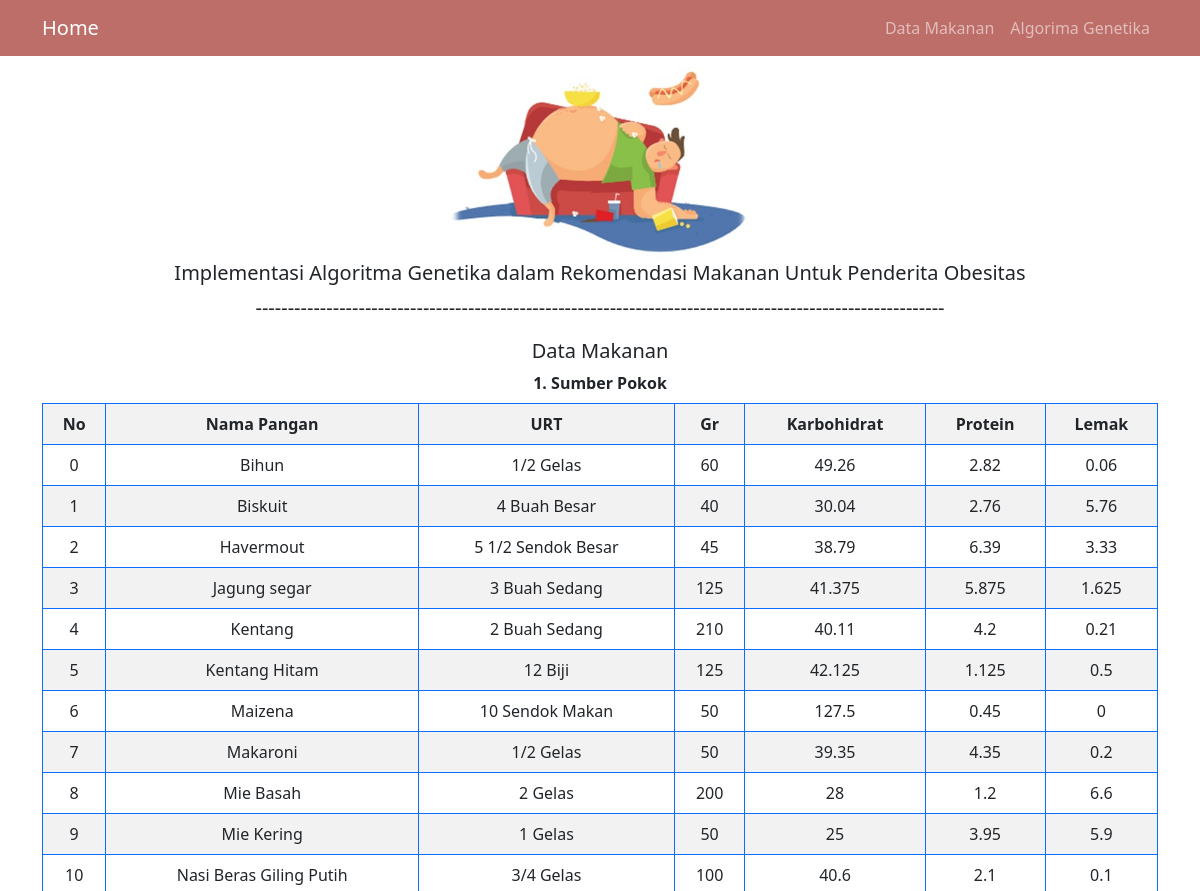
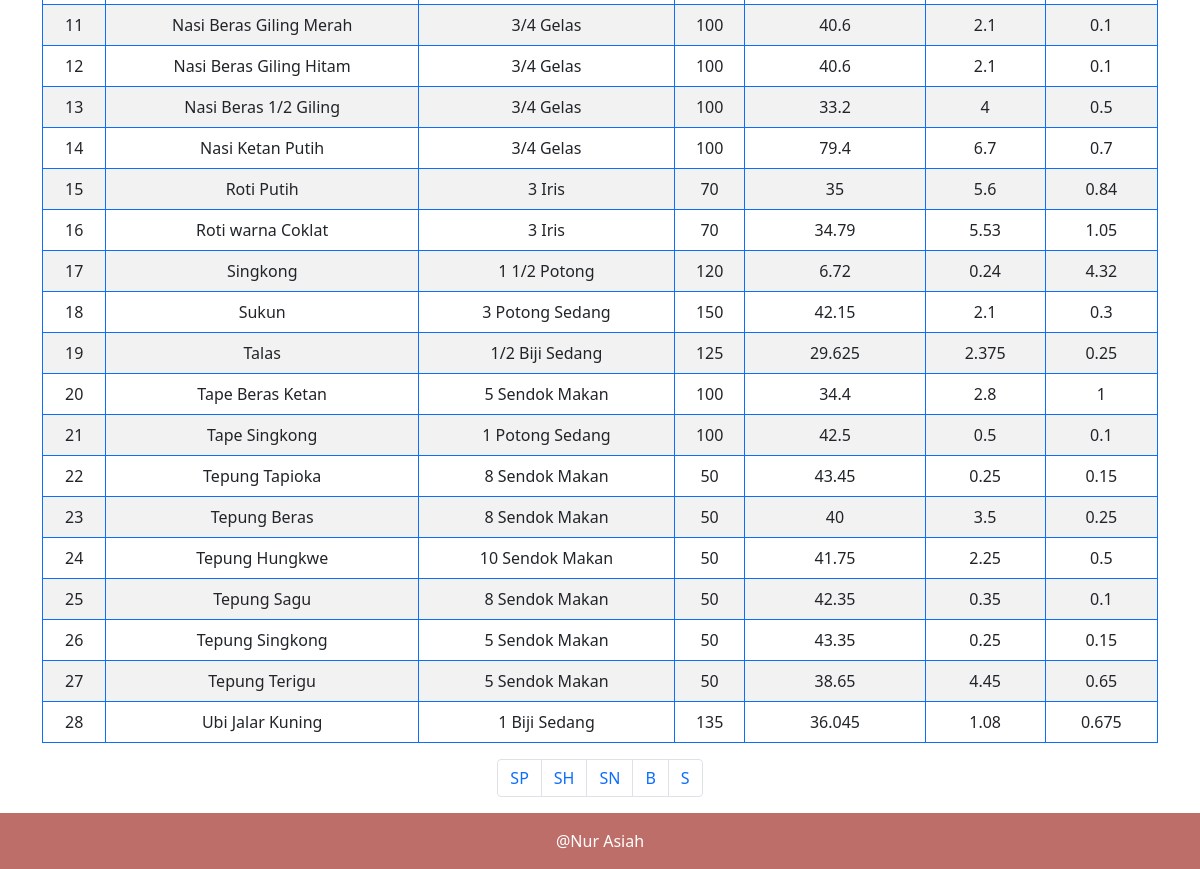
The page /DataMakanan.php on the database its author committed (2 pictures, top to bottom).
### tables this page shows
CREATE TABLE `sumberpokok` (
  `Index` int(100) NOT NULL,
  `Nama_Pangan` varchar(255) NOT NULL,
  `URT` tinytext NOT NULL,
  `Gr` int(100) NOT NULL,
  `Karbohidrat` float NOT NULL,
  `Protein` float NOT NULL,
  `Lemak` float NOT NULL
);

### DataMakanan.php (the view, shortened to what this page needs)
<!DOCTYPE html>
<html lang="en">
  <head>
    <link href="https://cdn.jsdelivr.net/npm/bootstrap@5.1.3/dist/css/bootstrap.min.css" rel="stylesheet" />
  </head>
  <body>
    <nav class="navbar navbar-expand-lg navbar-dark" style="background-color: rgba(158, 42, 34, 0.678)">
        <div class="container">
          <a class="navbar-brand" href="index.php">Home</a>
          <ul class="navbar-nav ms-auto">
            <li class="nav-item">
              <a class="nav-link" href="DataMakanan.php">Data Makanan</a>
            </li>
            <li class="nav-item">
              <a class="nav-link" href="Algoritma Genetika.php">Algorima Genetika</a>
            </li>
          </ul>
        </div>
      </nav>
    <section class="jumbotron text-center">
      <img src="img/IMG-20211129-WA0062.jpg" alt="asiah" width="300" />
      <h1 class="fs-5">Implementasi Algoritma Genetika dalam Rekomendasi Makanan Untuk Penderita Obesitas</h1>
      <p class="lead">-----------------------------------------------------------------------------------------------------------</p>
    </section>
    <div class="container">
            <div class="text-center mb-3">
    <h5>Data Makanan</h5>
     <table class ="table-bordered border-primary  table table-striped">
     <div class="text-center mb-2">
    <h7 class="fw-bold">1. Sumber Pokok</h7>
          <th><center>No</center></th>
          <th><center>Nama Pangan</center></th>
          <th><center>URT</center></center></th>
          <th><center>Gr</center></th>
          <th><center>Karbohidrat</center></th>
          <th><center>Protein</center></th>
          <th><center>Lemak</center></th>
    <?php
$no=0;
$ambildata = mysqli_query($koneksi, "select * from sumberpokok");
while ($tampildata = mysqli_fetch_array($ambildata)){
    echo "
    <tr>
        <td><center>$no</center></td>
        <td><center>$tampildata[Nama_Pangan]</center></td>
        <td><center>$tampildata[URT]</center></td>
        <td><center>$tampildata[Gr]</center></td>
        <td><center>$tampildata[Karbohidrat]</center></td>
        <td><center>$tampildata[Protein]</center></td>
        <td><center>$tampildata[Lemak]</center></td>
    </tr>";
$no++;
}
?>
 </table>
  </div>
    </div>
 <nav aria-label="Page navigation example">
  <ul class="pagination justify-content-center">
    <li class="page-item"><a class="page-link" href="DataMakanan.php">SP</a></li>
    <li class="page-item"><a class="page-link" href="sumberhewani.php">SH</a></li>
    <li class="page-item"><a class="page-link" href="sumbernabati.php">SN</a></li>
    <li class="page-item"><a class="page-link" href="buah.php">B</a></li>
    <li class="page-item"><a class="page-link" href="sayur.php">S</a></li>
  </ul>
</nav>
    <footer class="text-white" style="background-color: rgba(158, 42, 34, 0.678)">
      <div class="p-3">
        <div class="text-center">
          <h7>@Nur Asiah</h7>
        </div>
      </div>
    </footer>
 </body>
</html>

### rows shown on the page
sumberpokok: Nama_Pangan "Bihun", URT "1/2 Gelas", Gr "60", Karbohidrat "49.26", Protein "2.82", Lemak "0.06"
sumberpokok: Nama_Pangan "Biskuit", URT "4 Buah Besar", Gr "40", Karbohidrat "30.04", Protein "2.76", Lemak "5.76"
sumberpokok: Nama_Pangan "Havermout", URT "5 1/2 Sendok Besar", Gr "45", Karbohidrat "38.79", Protein "6.39", Lemak "3.33"
sumberpokok: Nama_Pangan "Jagung segar", URT "3 Buah Sedang", Gr "125", Karbohidrat "41.375", Protein "5.875", Lemak "1.625"
sumberpokok: Nama_Pangan "Kentang", URT "2 Buah Sedang", Gr "210", Karbohidrat "40.11", Protein "4.2", Lemak "0.21"
sumberpokok: Nama_Pangan "Kentang Hitam", URT "12 Biji", Gr "125", Karbohidrat "42.125", Protein "1.125", Lemak "0.5"
sumberpokok: Nama_Pangan "Maizena", URT "10 Sendok Makan", Gr "50", Karbohidrat "127.5", Protein "0.45", Lemak "0"
sumberpokok: Nama_Pangan "Makaroni", URT "1/2 Gelas", Gr "50", Karbohidrat "39.35", Protein "4.35", Lemak "0.2"
sumberpokok: Nama_Pangan "Mie Basah", URT "2 Gelas", Gr "200", Karbohidrat "28", Protein "1.2", Lemak "6.6"
sumberpokok: Nama_Pangan "Mie Kering", URT "1 Gelas", Gr "50", Karbohidrat "25", Protein "3.95", Lemak "5.9"
sumberpokok: Nama_Pangan "Nasi Beras Giling Putih", URT "3/4 Gelas", Gr "100", Karbohidrat "40.6", Protein "2.1", Lemak "0.1"
sumberpokok: Nama_Pangan "Nasi Beras Giling Merah", URT "3/4 Gelas", Gr "100", Karbohidrat "40.6", Protein "2.1", Lemak "0.1"
sumberpokok: Nama_Pangan "Nasi Beras Giling Hitam", URT "3/4 Gelas", Gr "100", Karbohidrat "40.6", Protein "2.1", Lemak "0.1"
sumberpokok: Nama_Pangan "Nasi Beras 1/2 Giling", URT "3/4 Gelas", Gr "100", Karbohidrat "33.2", Protein "4", Lemak "0.5"
sumberpokok: Nama_Pangan "Nasi Ketan Putih", URT "3/4 Gelas", Gr "100", Karbohidrat "79.4", Protein "6.7", Lemak "0.7"
sumberpokok: Nama_Pangan "Roti Putih", URT "3 Iris", Gr "70", Karbohidrat "35", Protein "5.6", Lemak "0.84"
sumberpokok: Nama_Pangan "Roti warna Coklat", URT "3 Iris", Gr "70", Karbohidrat "34.79", Protein "5.53", Lemak "1.05"
sumberpokok: Nama_Pangan "Singkong", URT "1 1/2 Potong", Gr "120", Karbohidrat "6.72", Protein "0.24", Lemak "4.32"
sumberpokok: Nama_Pangan "Sukun", URT "3 Potong Sedang", Gr "150", Karbohidrat "42.15", Protein "2.1", Lemak "0.3"
sumberpokok: Nama_Pangan "Talas", URT "1/2 Biji Sedang", Gr "125", Karbohidrat "29.625", Protein "2.375", Lemak "0.25"
sumberpokok: Nama_Pangan "Tape Beras Ketan", URT "5 Sendok Makan", Gr "100", Karbohidrat "34.4", Protein "2.8", Lemak "1"
sumberpokok: Nama_Pangan "Tape Singkong", URT "1 Potong Sedang", Gr "100", Karbohidrat "42.5", Protein "0.5", Lemak "0.1"
sumberpokok: Nama_Pangan "Tepung Tapioka", URT "8 Sendok Makan", Gr "50", Karbohidrat "43.45", Protein "0.25", Lemak "0.15"
sumberpokok: Nama_Pangan "Tepung Beras", URT "8 Sendok Makan", Gr "50", Karbohidrat "40", Protein "3.5", Lemak "0.25"
sumberpokok: Nama_Pangan "Tepung Hungkwe", URT "10 Sendok Makan", Gr "50", Karbohidrat "41.75", Protein "2.25", Lemak "0.5"
sumberpokok: Nama_Pangan "Tepung Sagu", URT "8 Sendok Makan", Gr "50", Karbohidrat "42.35", Protein "0.35", Lemak "0.1"
sumberpokok: Nama_Pangan "Tepung Singkong", URT "5 Sendok Makan", Gr "50", Karbohidrat "43.35", Protein "0.25", Lemak "0.15"
sumberpokok: Nama_Pangan "Tepung Terigu", URT "5 Sendok Makan", Gr "50", Karbohidrat "38.65", Protein "4.45", Lemak "0.65"
sumberpokok: Nama_Pangan "Ubi Jalar Kuning", URT "1 Biji Sedang", Gr "135", Karbohidrat "36.045", Protein "1.08", Lemak "0.675"
